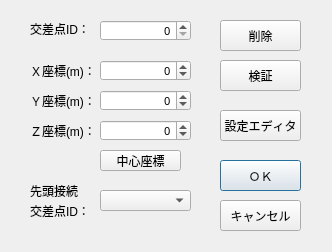
<?xml version="1.0" encoding="UTF-8"?>
<ui version="4.0">
 <class>IntsecDialog</class>
 <widget class="QDialog" name="IntsecDialog">
  <property name="geometry">
   <rect>
    <x>0</x>
    <y>0</y>
    <width>332</width>
    <height>252</height>
   </rect>
  </property>
  <property name="minimumSize">
   <size>
    <width>332</width>
    <height>252</height>
   </size>
  </property>
  <property name="maximumSize">
   <size>
    <width>332</width>
    <height>252</height>
   </size>
  </property>
  <property name="windowTitle">
   <string>交差点編集画面</string>
  </property>
  <widget class="QLabel" name="label">
   <property name="geometry">
    <rect>
     <x>30</x>
     <y>60</y>
     <width>71</width>
     <height>21</height>
    </rect>
   </property>
   <property name="text">
    <string>Ｘ座標(m)：</string>
   </property>
  </widget>
  <widget class="QSpinBox" name="spinBoxY">
   <property name="geometry">
    <rect>
     <x>100</x>
     <y>90</y>
     <width>91</width>
     <height>21</height>
    </rect>
   </property>
   <property name="font">
    <font>
     <family>Sans Serif</family>
     <pointsize>8</pointsize>
    </font>
   </property>
   <property name="layoutDirection">
    <enum>Qt::LeftToRight</enum>
   </property>
   <property name="alignment">
    <set>Qt::AlignRight|Qt::AlignTrailing|Qt::AlignVCenter</set>
   </property>
   <property name="minimum">
    <number>-1000000000</number>
   </property>
   <property name="maximum">
    <number>1000000000</number>
   </property>
  </widget>
  <widget class="QSpinBox" name="spinBoxZ">
   <property name="geometry">
    <rect>
     <x>100</x>
     <y>120</y>
     <width>91</width>
     <height>21</height>
    </rect>
   </property>
   <property name="font">
    <font>
     <family>Sans Serif</family>
     <pointsize>8</pointsize>
    </font>
   </property>
   <property name="layoutDirection">
    <enum>Qt::LeftToRight</enum>
   </property>
   <property name="alignment">
    <set>Qt::AlignRight|Qt::AlignTrailing|Qt::AlignVCenter</set>
   </property>
   <property name="minimum">
    <number>-1000000000</number>
   </property>
   <property name="maximum">
    <number>1000000000</number>
   </property>
  </widget>
  <widget class="QSpinBox" name="spinBoxX">
   <property name="geometry">
    <rect>
     <x>100</x>
     <y>60</y>
     <width>91</width>
     <height>21</height>
    </rect>
   </property>
   <property name="font">
    <font>
     <family>Sans Serif</family>
     <pointsize>8</pointsize>
    </font>
   </property>
   <property name="layoutDirection">
    <enum>Qt::LeftToRight</enum>
   </property>
   <property name="alignment">
    <set>Qt::AlignRight|Qt::AlignTrailing|Qt::AlignVCenter</set>
   </property>
   <property name="minimum">
    <number>-1000000000</number>
   </property>
   <property name="maximum">
    <number>1000000000</number>
   </property>
  </widget>
  <widget class="QLabel" name="label_4">
   <property name="geometry">
    <rect>
     <x>30</x>
     <y>20</y>
     <width>71</width>
     <height>18</height>
    </rect>
   </property>
   <property name="text">
    <string>交差点ID：</string>
   </property>
  </widget>
  <widget class="QPushButton" name="buttonDelete">
   <property name="geometry">
    <rect>
     <x>220</x>
     <y>20</y>
     <width>81</width>
     <height>31</height>
    </rect>
   </property>
   <property name="font">
    <font>
     <family>Monospace</family>
    </font>
   </property>
   <property name="text">
    <string>削除</string>
   </property>
  </widget>
  <widget class="QLabel" name="label_2">
   <property name="geometry">
    <rect>
     <x>30</x>
     <y>90</y>
     <width>71</width>
     <height>21</height>
    </rect>
   </property>
   <property name="text">
    <string>Ｙ座標(m)：</string>
   </property>
  </widget>
  <widget class="QLabel" name="label_3">
   <property name="geometry">
    <rect>
     <x>30</x>
     <y>120</y>
     <width>71</width>
     <height>21</height>
    </rect>
   </property>
   <property name="text">
    <string>Ｚ座標(m)：</string>
   </property>
  </widget>
  <widget class="QPushButton" name="buttonOk">
   <property name="geometry">
    <rect>
     <x>220</x>
     <y>160</y>
     <width>81</width>
     <height>31</height>
    </rect>
   </property>
   <property name="text">
    <string>ＯＫ</string>
   </property>
   <property name="default">
    <bool>true</bool>
   </property>
  </widget>
  <widget class="QPushButton" name="buttonCancel">
   <property name="geometry">
    <rect>
     <x>220</x>
     <y>200</y>
     <width>81</width>
     <height>31</height>
    </rect>
   </property>
   <property name="text">
    <string>キャンセル</string>
   </property>
   <property name="default">
    <bool>false</bool>
   </property>
  </widget>
  <widget class="QComboBox" name="comboFirstIntsec">
   <property name="geometry">
    <rect>
     <x>100</x>
     <y>190</y>
     <width>91</width>
     <height>21</height>
    </rect>
   </property>
   <property name="font">
    <font>
     <family>Sans Serif</family>
     <pointsize>8</pointsize>
    </font>
   </property>
   <property name="layoutDirection">
    <enum>Qt::LeftToRight</enum>
   </property>
  </widget>
  <widget class="QLabel" name="label_6">
   <property name="geometry">
    <rect>
     <x>30</x>
     <y>180</y>
     <width>71</width>
     <height>21</height>
    </rect>
   </property>
   <property name="text">
    <string>先頭接続</string>
   </property>
  </widget>
  <widget class="QLabel" name="label_7">
   <property name="geometry">
    <rect>
     <x>30</x>
     <y>200</y>
     <width>71</width>
     <height>21</height>
    </rect>
   </property>
   <property name="text">
    <string>交差点ID：</string>
   </property>
  </widget>
  <widget class="QPushButton" name="buttonCenter">
   <property name="geometry">
    <rect>
     <x>100</x>
     <y>150</y>
     <width>81</width>
     <height>21</height>
    </rect>
   </property>
   <property name="font">
    <font>
     <family>Monospace</family>
    </font>
   </property>
   <property name="text">
    <string>中心座標</string>
   </property>
  </widget>
  <widget class="QPushButton" name="buttonVerify">
   <property name="geometry">
    <rect>
     <x>220</x>
     <y>60</y>
     <width>81</width>
     <height>31</height>
    </rect>
   </property>
   <property name="font">
    <font>
     <family>Monospace</family>
    </font>
   </property>
   <property name="text">
    <string>検証</string>
   </property>
  </widget>
  <widget class="QSpinBox" name="spinBoxId">
   <property name="geometry">
    <rect>
     <x>100</x>
     <y>20</y>
     <width>91</width>
     <height>21</height>
    </rect>
   </property>
   <property name="font">
    <font>
     <family>Sans Serif</family>
     <pointsize>8</pointsize>
    </font>
   </property>
   <property name="layoutDirection">
    <enum>Qt::LeftToRight</enum>
   </property>
   <property name="alignment">
    <set>Qt::AlignRight|Qt::AlignTrailing|Qt::AlignVCenter</set>
   </property>
   <property name="minimum">
    <number>0</number>
   </property>
   <property name="maximum">
    <number>999999</number>
   </property>
  </widget>
  <widget class="QPushButton" name="buttonConfig">
   <property name="geometry">
    <rect>
     <x>220</x>
     <y>110</y>
     <width>81</width>
     <height>31</height>
    </rect>
   </property>
   <property name="font">
    <font>
     <family>Monospace</family>
    </font>
   </property>
   <property name="text">
    <string>設定エディタ</string>
   </property>
  </widget>
 </widget>
 <tabstops>
  <tabstop>buttonCancel</tabstop>
  <tabstop>spinBoxId</tabstop>
  <tabstop>spinBoxX</tabstop>
  <tabstop>spinBoxY</tabstop>
  <tabstop>spinBoxZ</tabstop>
  <tabstop>buttonCenter</tabstop>
  <tabstop>comboFirstIntsec</tabstop>
  <tabstop>buttonDelete</tabstop>
  <tabstop>buttonVerify</tabstop>
  <tabstop>buttonConfig</tabstop>
  <tabstop>buttonOk</tabstop>
 </tabstops>
 <resources/>
 <connections/>
</ui>
